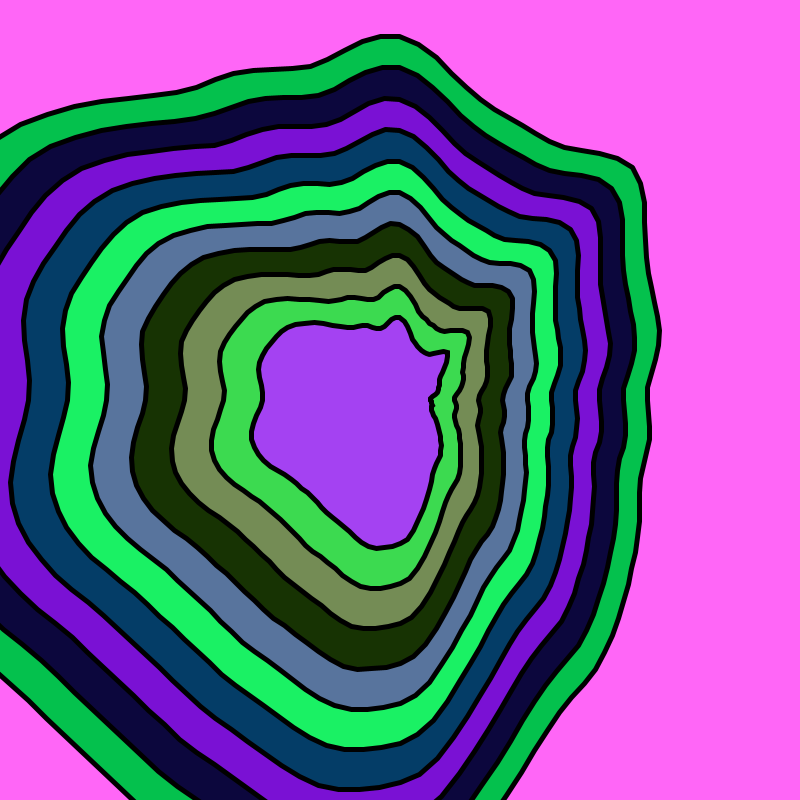
Frame 1 (no input)
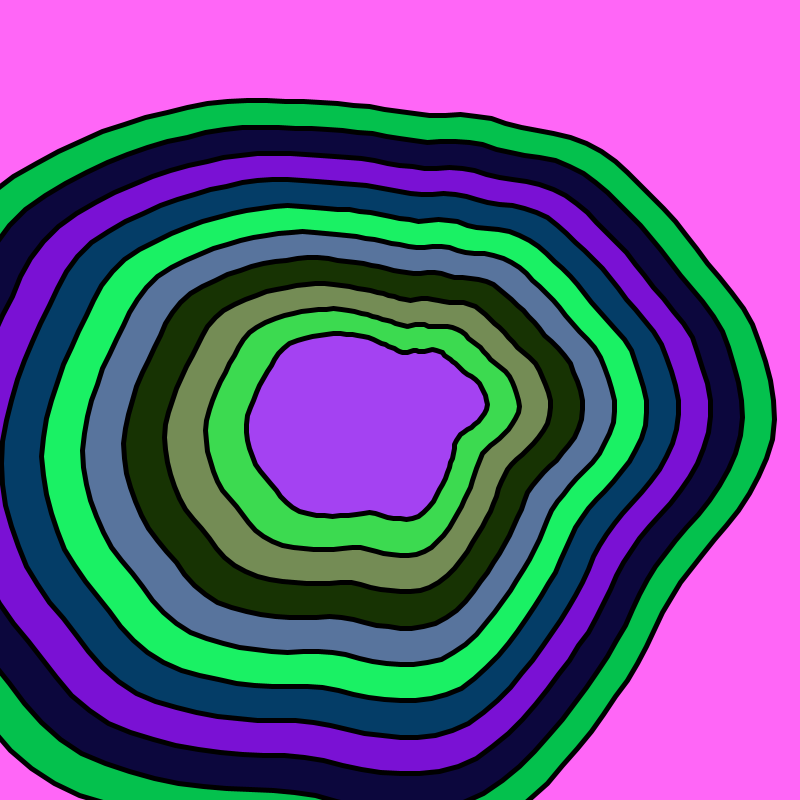
Frame 60 (the mouse pressed at the canvas centre just before this capture)
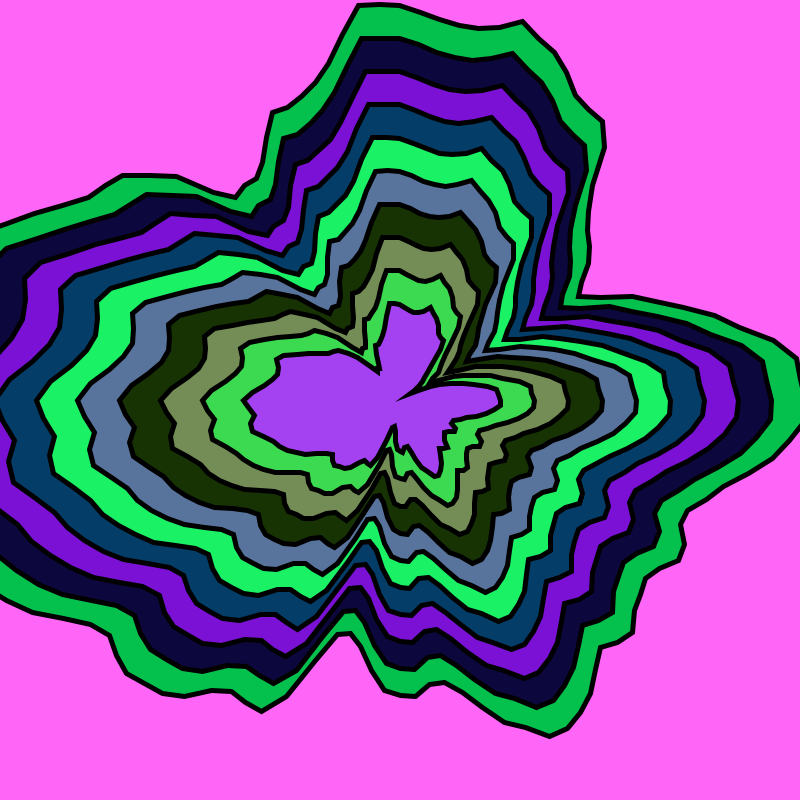
Frame 120 (the mouse held since frame 60 and released just before this capture)

The Processing sketch that drew these frames (run headless with seeded random() and noise(); from frame 60 on, the mouse is pressed at the canvas centre):

// Processing sketch: Noise_Loops
// ── Noise_Loops.pde
float phase = 0;
float zoff = 0;
color[] cols = new color[10];
void setup() {
  size(800, 800);
  for(int j = 0;j<10;j++){
    cols[j] = color(random(255),random(255),random(255));
  }
}

void draw() {
  background(255, 102, 247);
  translate(width / 2, height / 2);
  stroke(0);
  strokeWeight(5);
  noFill();
  float rangeLow = 100;
  float rangeHigh = height/1.2;
  for(int i = 9; i >=0;i--){
  beginShape();
  fill(cols[i]);
  float noiseMaxX = map(mouseX, 0, width, 1, 5);
  float noiseMaxY = map(mouseY, 0, height, 1, 5);
  for (float a = 0; a < TWO_PI; a += radians(3)) {
    float xoff = map(cos(a + phase), -1, 1, 0, noiseMaxX);
    float yoff = map(sin(a + phase), -1, 1, 0, noiseMaxY);
    float r = map(noise(xoff, yoff, zoff), 0, 1, rangeLow, rangeHigh);
    float x = r * cos(a);
    float y = r * sin(a);
    vertex(x, y);

  }
  rangeLow -=15;
  rangeHigh-=50;
  endShape(CLOSE);
  }
  phase += 0.003;
  zoff += 0.005;
}
